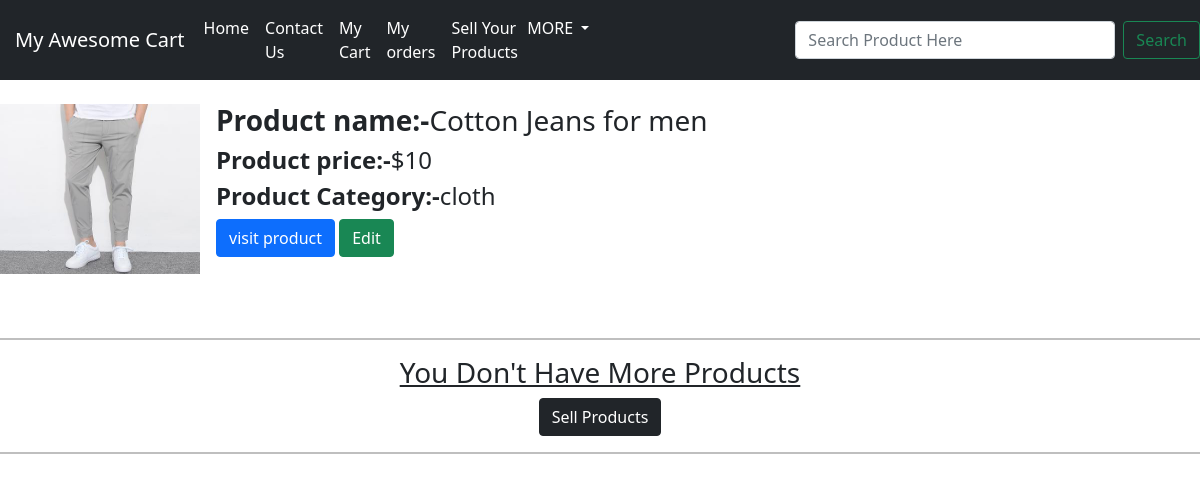
The app's page /shop/yourproduct/ (signed in), older data.
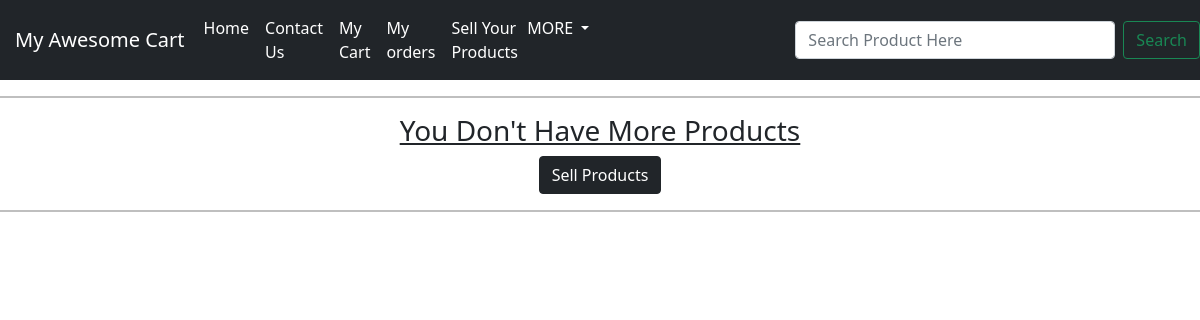
The same page, newer data.
### shop/models.py (models this page shows, shortened)
class Product(models.Model):
    product_id=models.AutoField
    product_name=models.CharField(max_length=150)
    category=models.CharField(max_length=30, default="")
    subcategory=models.CharField(max_length=50, default="")
    price=models.CharField(max_length=10, default="0")
    des=models.CharField(max_length=10000)
    admin_id=models.IntegerField(default="")
    image=models.ImageField(upload_to="shop/images")

### shop/views.py (the view)
# urls.py: path('yourproduct/', views.yourproduct,       name="yourproduct"),
def yourproduct(requests):
    product = Product.objects.all()
    context={'product':product}
    return render(requests, 'shop/yourproduct.html',context)

### templates/shop/yourproduct.html (shortened to what this page needs)
{% extends 'shop/basic.html' %}
{%block body%}
{%if user.is_authenticated%}
{% for product in product %}
{% if request.user.id == product.admin_id %}
<br>
<div class="d-flex position-relative">
  <img src="/media/{{product.image}}" class="flex-shrink-0 me-3" alt="...">
  <div>
    <h3 class="mt-0"><b>Product name:-</b>{{product.product_name}}</h3>
    <h4><b>Product price:-</b>${{product.price}}</h4>
    <h4><b>Product Category:-</b>{{product.category}}</h4>
    <a href="/shop/productview/{{product.id}}"><button class="btn btn-primary">visit product</button></a>
    <a href="/shop/edit/{{product.id}}"><button class="btn btn-success">Edit</button></a>
  </div>
</div>
<br>
<br>
{% endif %}
{% endfor %}
<hr style="height:2px;color:black;"></hr>
<center><h3><u>You Don't Have More Products</u></h3>
<a href="/shop/sellproduct"><button class="btn btn-dark">Sell Products</button></a></center>
<hr style="height:2px;color:black;"></hr><br>
{% else %}
<center><h2>Please sign in to see your Selled Products</h2>
<a href="/" class="btn btn-danger">Sign in Here</a></center>
{% endif %}
{%endblock%}

Row changes from the older to the newer data that the page shows:
no longer on this page (row edited): Product: image (picture), product_name "Cotton Jeans for men", price "10", category "cloth"
